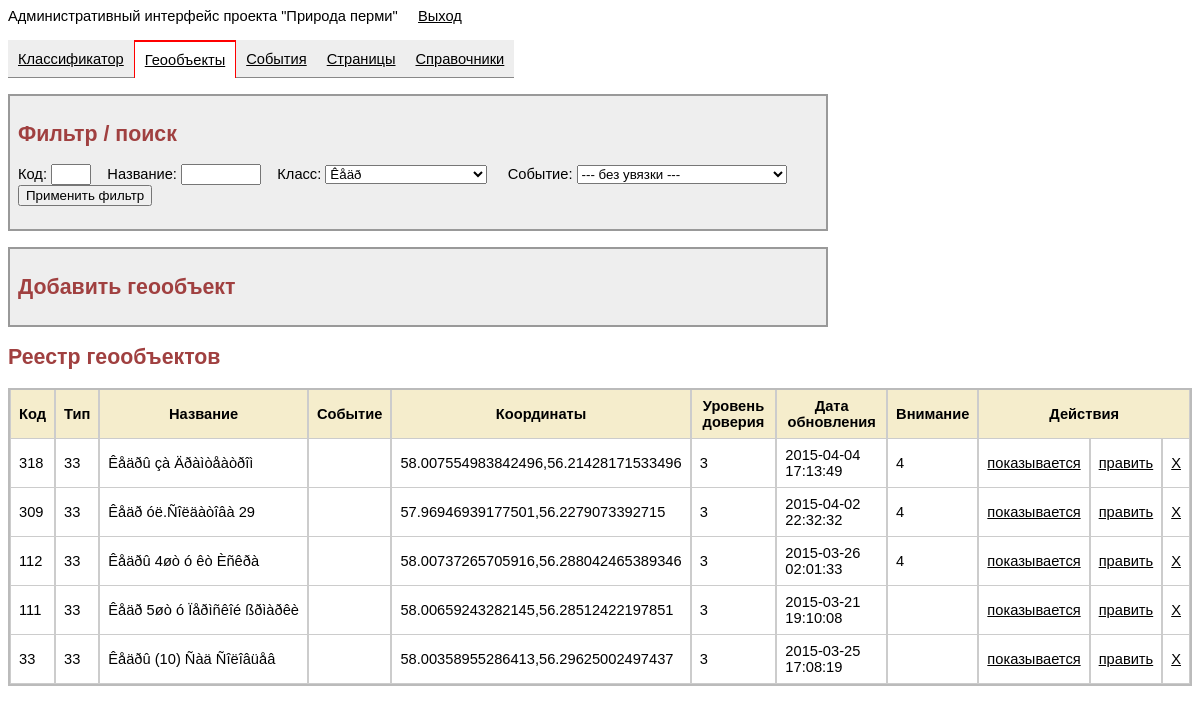
Page /admin/adm.php?make=filtergeoob&r=2&kls_id=33 (signed in) on the committed database.
### tables this page shows
CREATE TABLE `tpp_geoobject` (
  `id` int(11) NOT NULL auto_increment,
  `kls_id` int(11) NOT NULL default '0',
  `name` varchar(50) NOT NULL default 'íåò',
  `coord` text NOT NULL,
  `page` text NOT NULL,
  `dd_c` datetime NOT NULL default '0000-00-00 00:00:00',
  `user_c` varchar(50) NOT NULL default 'íåò',
  `dd_u` datetime NOT NULL default '0000-00-00 00:00:00',
  `user_u` varchar(50) NOT NULL default 'íåò',
  `vidimost` int(11) NOT NULL default '1',
  `event_id` int(11) NOT NULL default '0',
  `ud` int(11) NOT NULL default '0',
  `kart` text NOT NULL,
  `kolvo` int(11) NOT NULL default '1',
  `need_def` int(11) NOT NULL default '-1',
  `need_mon` int(11) NOT NULL default '-1',
  PRIMARY KEY  (`id`)
);

### admin/admgeoobj.php (the view, shortened to what this page needs)
<?
  $temp_dopusl1="(1=1)";
  $temp_dopusl2="(1=1)";
  $temp_dopusl3="(1=1)";
  $temp_dopusl4="(1=1)";
  if(@$_GET['make']=='filtergeoob'){
        if($_GET['kls_id']!=0){ $temp_dopusl2="(kls_id=".$_GET['kls_id'].")";};
	}
  $tempr=getparam("r","1");
  echo "<div class='admbtn' ";
  if(@$_GET['make']=='editgeoob'){ echo "style='display: none;' ";};
  echo ">   <h2 id='h2_filter_geoob'>Фильтр / поиск</h2>";
  echo "<div class='form' id='d_filter' ";
  if(@$_GET['make']!='filtergeoob'){ echo "style='display: none;' ";};
  echo ">";
  echo "<form name='frm_add' id='frm_add' method='get'>";
  echo "    Код: <input type='text' name='filter_code' id='filter_code' value='".@$_GET['filter_code']."' style='width: 40px;'> &nbsp;&nbsp; ";
  echo "    Название: <input type='text' name='filter_name' id='filter_name' value='".@$_GET['filter_name']."' style='width: 80px;'> &nbsp;&nbsp; ";
  echo "    Класс: <select name='kls_id' id='kls_id'>";
        	$rez1=mysql_query("select id,lv,pn,name from tpp_kls where (lv=3) order by name asc");
	        while($rs1=mysql_fetch_array($rez1)){
                  echo "<option value=".$rs1['id'];
                  if($rs1['id']==@$_GET['kls_id']){
                          echo " selected ";
                  }
                  echo ">";
                  echo $rs1['name'];
                  echo "</option>";
          };
  echo "              </select> &nbsp;&nbsp;&nbsp; ";
  echo "  Событие: <select name='event_id' id='event_id'>";
          echo "<option value=0> --- без увязки --- </option>";
  echo "              </select> &nbsp;&nbsp;&nbsp; ";
  echo "    <input type='submit' value='Применить фильтр'><br>";
  echo "</form>";
  echo "</div>";
  echo "</div><br>";
  echo "<div class='admbtn' ";
  if(@$_GET['make']=='editgeoob'){ echo "style='display: none;' ";};
  echo ">   <h2 id='h2_add_geoob'>Добавить геообъект</h2>";
  echo "</div>";
	echo "<h2>Реестр геообъектов</h2>";
	$rez=mysql_query("select id,kls_id,name,coord,ud,dd_c,user_c,dd_u,user_u,event_id,vidimost,kolvo,need_def,need_mon from tpp_geoobject where $temp_dopusl1 and $temp_dopusl2 and $temp_dopusl3 and $temp_dopusl4 order by id desc");
	echo "<table cellspacing=0 cellpadding=8 class='tableadmin'>";
  echo "<tr>
            <th>Код</th><th>Тип</th>
            <th>Название</th><th>Событие</th><th>Координаты</th>
            <th>Уровень доверия</th><th>Дата обновления</th>
            <th>Внимание</th>
            <th colspan=3>Действия</th>
        </tr>";
	while($rs=mysql_fetch_array($rez)){
		echo "<tr>";
		echo "<td>".$rs['id']."</td>";
    echo "<td>".$rs['kls_id']."</td>";
    echo "<td nowrap>".$rs['name']."</td>";
    echo "<td align='center'>";
    echo "</td>";
    echo "<td>".$rs['coord']."</td>";
    echo "<td>".$rs['ud']."</td>";
    echo "<td>".$rs['dd_u']."</td>";
    echo "<td>";
            if($rs['kolvo']!="1"){  echo $rs['kolvo']." "; }
      echo "</td>";
    echo "<td><a href='?make=pokazgeoob&r=$tempr&rid=".$rs['id']."'>";
         if($rs['vidimost']==1){ $tmppokaz="показывается";}else{$tmppokaz="скрыт";}
    echo "$tmppokaz</a></td>";
		echo "<td><a href='?make=editgeoob&r=$tempr&rid=".$rs['id']."'>править</a></td>";
		echo "<td><a href='?make=delgeoob&r=$tempr&rid=".$rs['id']."'>X</a></td>";
		echo "</tr>";
	};
	echo "</table>";
?>

### css/adm.css (style rules this page uses)
.admbtn { width: 800px; padding: 8px; background-color: #eeeeee; border: 2px solid #999999; cursor: pointer; }
a:link { color: black; }
body, div, table, tr, td, h1, h2, h3 { font-family: Arial; font-size: 11pt; }
h2 { color: #A04040; font-size: 16pt; }
.tableadmin { background-color: white; border: 2px solid #bbbbbb; }
.tableadmin th { background-color: #F5EDCC; font-size: 11pt; font-family: Arial; border-left: 1px solid #cccccc; border-right: 1px solid #cccccc; border-bottom: 1px solid #cccccc; }
.tableadmin td { background-color: white; font-size: 11pt; font-family: Arial; border-left: 1px solid #cccccc; border-right: 1px solid #cccccc; border-bottom: 1px solid #cccccc; }

### js/tiny_mce/themes/advanced/skins/default/content.css (style rules this page uses)
body, td, pre { color:#000; font-family:Verdana, Arial, Helvetica, sans-serif; font-size:10px; margin:8px; }
body { background:#FFF; }
h2 { font-size: 1.5em }
table { cursor:default }
table td, table th { cursor:text }

### rows in the picture
tpp_geoobject: id "318", kls "33", name "Êåäðû çà Äðàìòåàòðîì", coord "58.007554983842496,56.21428171533496", ud "3", dd_u "2015-04-04 17:13:49", kolvo "4", vidimost "показывается"
tpp_geoobject: id "309", kls "33", name "Êåäð óë.Ñîëäàòîâà 29", coord "57.96946939177501,56.2279073392715", ud "3", dd_u "2015-04-02 22:32:32", kolvo "4", vidimost "показывается"
tpp_geoobject: id "112", kls "33", name "Êåäðû 4øò ó êò Èñêðà", coord "58.00737265705916,56.288042465389346", ud "3", dd_u "2015-03-26 02:01:33", kolvo "4", vidimost "показывается"
tpp_geoobject: id "111", kls "33", name "Êåäð 5øò ó Ïåðìñêîé ßðìàðêè", coord "58.00659243282145,56.28512422197851", ud "3", dd_u "2015-03-21 19:10:08", vidimost "показывается"
tpp_geoobject: id "33", kls "33", name "Êåäðû (10) Ñàä Ñîëîâüåâ", coord "58.00358955286413,56.29625002497437", ud "3", dd_u "2015-03-25 17:08:19", vidimost "показывается"

### other values in the picture
$masmenu[$i] "Классификатор"
$masmenu[$i] "Геообъекты"
$masmenu[$i] "События"
$masmenu[$i] "Страницы"
$masmenu[$i] "Справочники"
form field kls_id "Êåäð"
